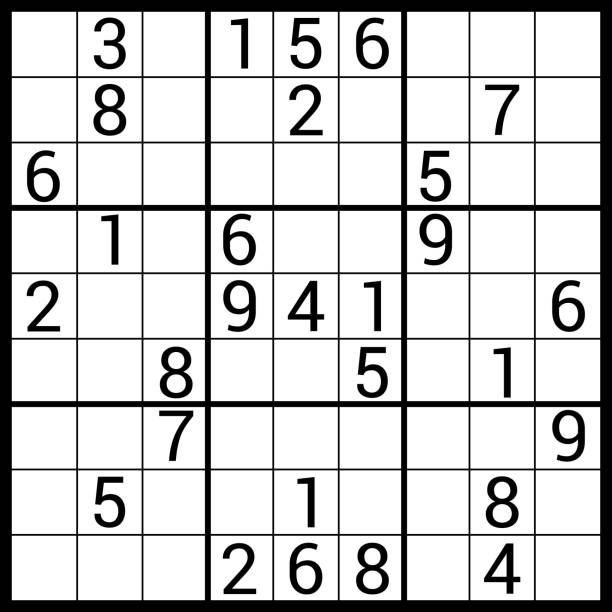
#> input picture backend/data/sudoku_tests/sudoku_test1.jpg, 612 x 612 px
$ python -i cell_preprocessor.py   (imports and definitions only)
#> lines starting #> are read from the running program, lines starting #| are printed output that depends on the picture; after the words box and inside, x2 and y2 are one past the last pixel; in counts of white or black regions, pixels touching at a corner belong together
#> further down, picture is the input picture: shape (612, 612, 3); min 0, max 255, mean 205.1
import cv2
import numpy as np
import os


def preprocess_and_select_cells(cells):
    """
    Process and filter a batch of Sudoku cell images to be ready for digit prediction.

    This function takes a list of RGB cell images, applies preprocessing to each image,
    and selects only those that are filled with a digit. Each image is processed using the
    `preprocess_sudoku_cell` function, which must be defined elsewhere in the code. The output
    is a tuple containing a list of preprocessed cell images ready for prediction and a list of
    their corresponding indices in the original batch.

    Parameters:
    - cells (list of numpy.ndarray): A list of cell images represented as 3D (RGB) NumPy arrays.

    Returns:
    - tuple of (list of numpy.ndarray, list of int):
        - selected_cells: A list of NumPy arrays representing the preprocessed cell images that contain digits.
        - indices: A list of integers indicating the original positions of the selected cells in the input list.

    Raises:
    - ValueError: If 'cells' is not a non-empty list of images.

    Notes:
    - The function assumes that all images in the 'cells' list are RGB images of the same dimension and that they
      represent individual Sudoku cells.
    - The preprocessing steps typically include grayscaling, thresholding, noise removal, and other transformations
      necessary for preparing the images for a prediction model.
    """
    if not cells or not isinstance(cells, list):
        raise ValueError("cells must be a non-empty list of images")

    selected_cells = []
    indices = []
    for i, cell in enumerate(cells):
        preprocessed_cell = preprocess_sudoku_cell(cell)
        if preprocessed_cell is not None:
            selected_cells.append(preprocessed_cell)
            indices.append(i)

    return selected_cells, indices


def preprocess_sudoku_cell(cell_image):
    """
    Preprocess a Sudoku cell image for digit recognition.

    This function converts an RGB image of a Sudoku cell to grayscale, applies Gaussian blur to
    smooth the image, and normalizes the pixel intensity values. It also performs thresholding to
    remove the background and adjusts the image contrast by clipping the pixel intensity values
    based on calculated percentiles. If a digit is detected within the cell, additional processing
    steps include border removal, digit centering, resizing, histogram matching, and normalization
    for consistency with the MNIST dataset preprocessing. If no digit is detected we return None.

    The output is a 28x28 pixel image normalized in the same manner as the MNIST training data,
    suitable for use with a digit recognition model.

    Parameters:
    - cell_image (numpy.ndarray): An RGB image of a Sudoku cell.

    Returns:
    - numpy.ndarray or None: A 28x28 pixel preprocessed image of a Sudoku cell if a digit is
      detected, or None if the cell is empty.

    Preconditions:
    - is_filled(cell_image): A function that determines if the cell contains a digit.
    - remove_border(cell_image): A function that removes the border from the cell image.
    - centre_digit(cell_image): A function that centers the digit within the image.
    - match_histogram(cell_image): A function that matches the cell image histogram to the MNIST
      dataset histogram.
    - The input cell_image is expected to be an RGB image with dimensions corresponding to a single
      Sudoku cell.
    """

    # Grayscale image
    cell_image = cv2.cvtColor(cell_image, cv2.COLOR_BGR2GRAY)

    # Smooth image
    cell_image = cv2.GaussianBlur(cell_image, (3, 3), 0)
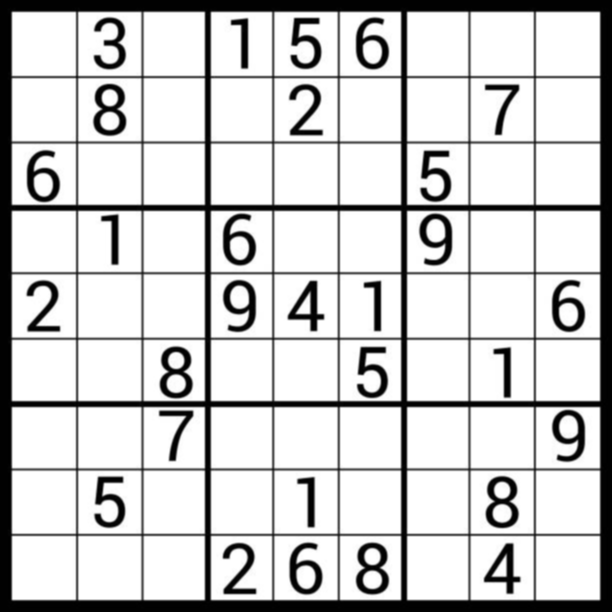
#> cell_image: shape (612, 612); min 0, max 255, mean 205.1

    # Remove outliers, could be caused by lighting effects
    # Calculate the percentiles and set limits
    percentile_min = np.percentile(cell_image, 2)
#> percentile_min = 1
    percentile_max = np.percentile(cell_image, 98)
#> percentile_max = 255
    cell_image[cell_image < percentile_min] = percentile_min
#> cell_image: shape (612, 612); 0.67% of pixels changed, all inside (x1, y1, x2, y2) = (8, 10, 608, 608)
    cell_image[cell_image > percentile_max] = percentile_max

    # Remove image background by thresholding
    otsu_threshold_value, _ = cv2.threshold(
        cell_image, 0, 255, cv2.THRESH_BINARY + cv2.THRESH_OTSU
    )
#> otsu_threshold_value = 141
    cell_image = np.where(cell_image > otsu_threshold_value, 255, cell_image)

    # Inverse image
    cell_image = 255 - cell_image
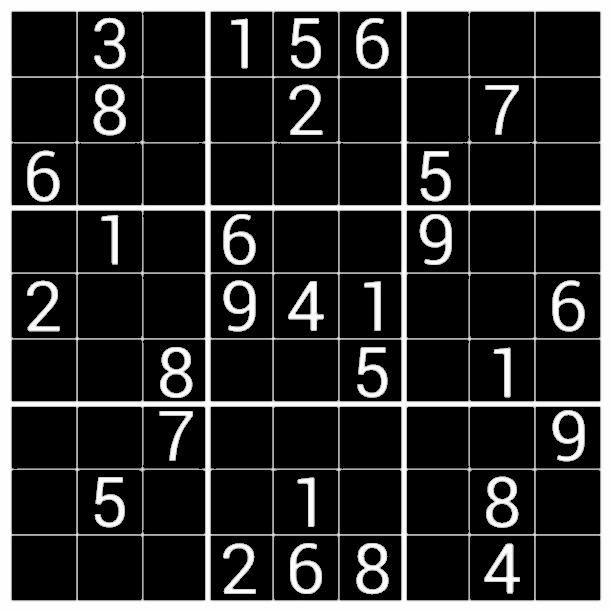
#> cell_image: shape (612, 612); min 0, max 254, mean 44.9

    if is_filled(cell_image):
        cell_image = remove_border(cell_image)
        # Centre digit
        cell_image = centre_digit(cell_image)

        # Resize image
        cell_image = cv2.resize(cell_image, (28, 28))

        # Match histograms
        cell_image = match_histogram(cell_image)

        # Normalize in same technique as done on mnist
        cell_image = (cell_image - np.min(cell_image)) / (np.max(cell_image) - np.min(cell_image))
        cell_image = (cell_image / np.max(cell_image) - 0.5) / 0.5  # Same normalisation as training

        return cell_image

    else:

        return None


def is_filled(cell_image):
    """
    Determine whether a Sudoku cell contains a digit.

    This function analyzes the central region of a Sudoku cell to decide if there is a digit present
    based on pixel intensity. It crops the image to the central 60% and compares the number of pixels
    above a certain threshold to a set ratio.

    Parameters:
    - cell_image (numpy.ndarray): A grayscale image of a Sudoku cell.

    Returns:
    - bool: True if a digit is detected in the cell, False otherwise.

    Notes:
    - The threshold value is set to 100, which is a chosen value for pixel intensity that
      represents a digit. This may need to be adjusted based on the image quality.
    - The function assumes that the presence of a significant number of bright pixels (above the
      threshold) indicates a digit.
    """
    height, width = cell_image.shape
#> height = 612; width = 612
    centre_region = cell_image[int(height*0.30):int(height*0.70), int(width*0.30):int(width*0.70)]
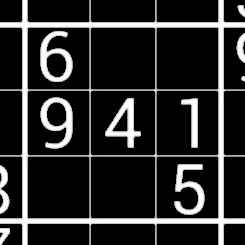
#> centre_region: shape (245, 245); min 0, max 254, mean 42

    threshold = 100
    digit_pixels = np.sum(centre_region > threshold)
#> digit_pixels = 11741

    if digit_pixels > (0.1 * centre_region.size):
        return True
    else:
        return False


def remove_border(cell_image):
    """
    Remove any border from a Sudoku cell image while preserving the central digit.

    The function applies morphological operations to the input image to remove small objects and noise,
    which are often parts of the cell border. It then uses contour detection to identify and preserve
    the largest contour assumed to be the digit.

    Parameters:
    - cell_image (numpy.ndarray): A grayscale image of a Sudoku cell where the digit is brighter than
      the background.

    Returns:
    - numpy.ndarray: The processed image with the border removed, keeping only the largest contour.

    Notes:
    - A morphological opening operation with a 3x3 rectangular kernel is used to remove small objects.
    - The function assumes that the largest contour in the cell image after the morphological opening
      is the digit to be preserved.
    """

    # Use a kernel for morphological operations
    kernel = cv2.getStructuringElement(cv2.MORPH_RECT, (3, 3))

    # Apply morphological opening to remove small objects like the line
    opening = cv2.morphologyEx(cell_image, cv2.MORPH_OPEN, kernel, iterations=1)
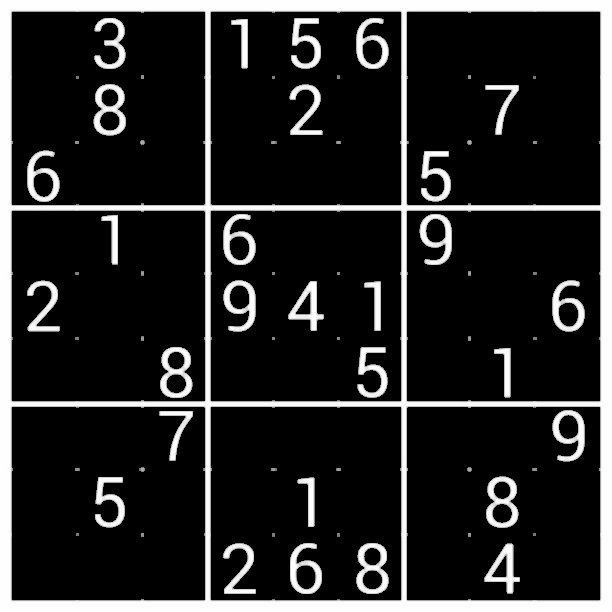
#> opening: shape (612, 612); min 0, max 254, mean 39.3

    # Find contours on the opened image
    contours, _ = cv2.findContours(opening, cv2.RETR_EXTERNAL, cv2.CHAIN_APPROX_SIMPLE)
#> contours = [[[0, 0], [0, 611], [611, 611], [611, 0]]]

    # Create a mask where we will draw the kept contours (the digit)
    mask = np.zeros_like(cell_image)

    # Assume the largest contour is the digit and draw it on the mask
    # This is based on the assumption that the digit will be the largest object in the cell
    if contours:
        digit_contour = max(contours, key=cv2.contourArea)
#> digit_contour = [[0, 0], [0, 611], [611, 611], [611, 0]]
        cv2.drawContours(mask, [digit_contour], -1, 255, -1)
#> mask: shape (612, 612); every value is 255

    # Use the mask to keep only the digit in the original image
    result = cv2.bitwise_and(cell_image, cell_image, mask=mask)

    return result


def centre_digit(image):
    """
    Center a digit within an image using image moments to find the centroid.

    This function converts a grayscale image to a binary image and computes its moments to find the
    centroid of the digit. It then calculates the necessary shift to center the digit within the image
    and applies this transformation.

    Parameters:
    - image (numpy.ndarray): A grayscale image as a NumPy array with a digit to be centered.

    Returns:
    - numpy.ndarray: The image with the digit centered.

    Notes:
    - The image is first converted to a binary image using Otsu's thresholding method.
    - If the digit is already perfectly centered, or the centroid cannot be calculated, the original
      image is returned unchanged.
    - The function assumes that the input image contains a single digit that needs to be centered.
    """
    # Convert to binary if the image is not already binary
    _, binary_image = cv2.threshold(image, 128, 255, cv2.THRESH_BINARY | cv2.THRESH_OTSU)
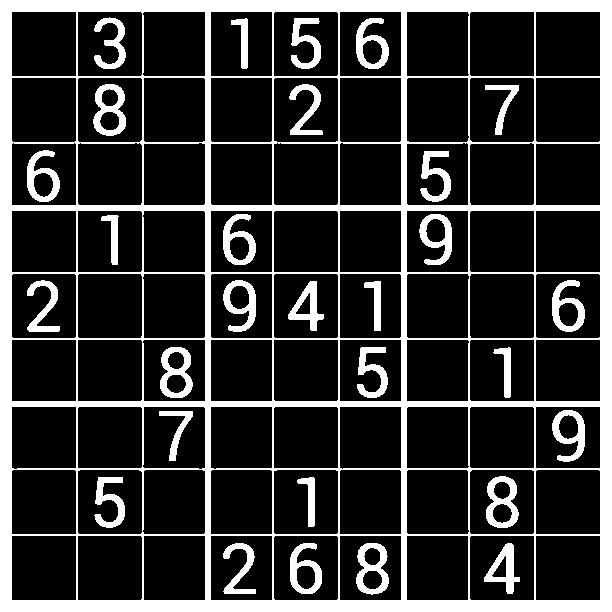
#> binary_image: shape (612, 612); 20.4% white; 30 white regions, largest, box (x1, y1, x2, y2) and area: (0, 0, 612, 612) 56549, (486, 476, 519, 528) 875, (93, 84, 126, 136) 873

    # Find the moments of the image to calculate the centroid
    M = cv2.moments(binary_image)
#> M = moments, m00 19491435, centre m10/m00, m01/m00 = (306, 306.6)
    if M["m00"] != 0:
        cX = int(M["m10"] / M["m00"])
#> cX = 305
        cY = int(M["m01"] / M["m00"])
#> cY = 306
    else:
        cX, cY = 0, 0

    # Calculate the shift required to center the digit
    shiftX = image.shape[1] // 2 - cX
#> shiftX = 1
    shiftY = image.shape[0] // 2 - cY
#> shiftY = 0

    # Create a translation matrix and perform the shift
    M = np.float32([[1, 0, shiftX], [0, 1, shiftY]])
#> M = [[1, 0, 1], [0, 1, 0]]
    centered_image = cv2.warpAffine(image, M, (image.shape[1], image.shape[0]))
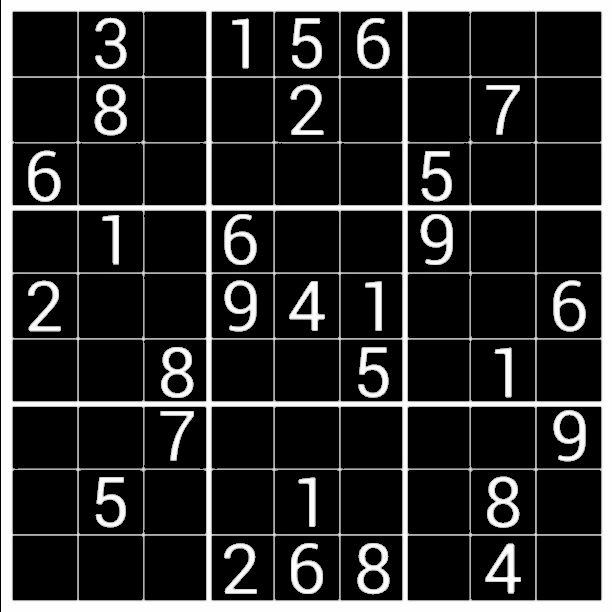
#> centered_image: shape (612, 612); min 0, max 254, mean 44.5
#> in preprocess_sudoku_cell, `cell_image = cv2.resize(cell_image, (28, 28))`:
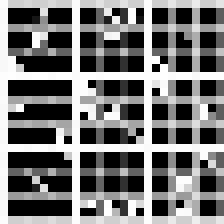
#> cell_image: shape (28, 28) (shown 8 times larger); min 0, max 254, mean 116.8

    return centered_image


def match_histogram(source, reference_hist_dir="mnist_average_histogram.npy"):
    """
    Adjust the pixel intensity distribution of a source image to match a reference histogram.

    This function matches the histogram of a source image to the histogram of a reference image or
    a precomputed histogram array. This is often used to normalize lighting conditions between images
    or to standardize image data before feeding it into a machine learning model.

    Parameters:
    - source (numpy.ndarray): Source image as a numpy array whose histogram is to be matched.
    - reference_hist_dir (str): Path to the .npy file containing the reference histogram.

    Returns:
    - numpy.ndarray: The source image with its histogram matched to the reference.

    Raises:
    - IOError: If the reference histogram file cannot be found.

    Notes:
    - The function assumes the source image is in grayscale.
    - The reference histogram is typically computed from a set of images (e.g., the MNIST dataset).
    - The matching is done based on the cumulative distribution function (CDF) of pixel intensities.
    """
#> called with reference_hist_dir = 'mnist_average_histogram.npy'

     # Load MNIST histogram
    directory = os.path.dirname(os.path.abspath(__file__))
    mnist_hist_path = os.path.join(directory, reference_hist_dir)

    try:
        mnist_average_hist = np.load(mnist_hist_path)
#> (reads backend/app/services/image_processing/mnist_average_histogram.npy from the repository)
    except IOError:
        raise IOError("Histogram file not found.")

    # Match histogramns
    reference_cdf = np.cumsum(mnist_average_hist)
    source = source / np.max(source)  # Histogram must be between 0 and 1
    source_hist, bin_edges = np.histogram(source.flatten(), bins=256, range=[0, 256])
#> source_hist = 256 values, max 757 at index 0, min 0 at index 2, mean 3.06; bin_edges = 257 values from 0 to 256
    source_cdf = np.cumsum(source_hist)
#> source_cdf = 256 values from 757 to 784

    mapping = np.interp(source_cdf, reference_cdf, bin_edges[:-1])
#> mapping = 256 values from 252.7 to 255
    matched = np.interp(source.flatten(), bin_edges[:-1], mapping)
#> matched = 784 values, max 255 at index 215, min 252.7 at index 29, mean 253.7

    cell = matched.reshape(source.shape)

    return cell

>>> import cv2
>>> picture = cv2.imread('../../../data/sudoku_tests/sudoku_test1.jpg')
>>> result = preprocess_sudoku_cell(picture)
